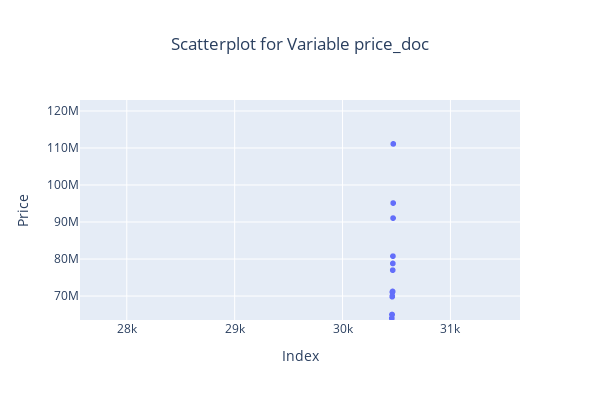

The cell this chart's notebook holds for it:
### Code cell
# Scatterplot for price_doc
fig = px.scatter(df, x=list(range(df_train.shape[0])), y=np.sort(df_train['price_doc'].values), title='Scatterplot for Variable price_doc', width=600, height=400)
fig.update_layout(title_x=0.5,
                  xaxis_title="Index",
                  yaxis_title="Price"
                 )
fig.show()

### Figure 1 — Plotly figure (JSON) as saved in the notebook; plotly's stock layout.template omitted (floating-point values rounded to 4 significant figures; data arrays with more than 128 entries replaced by an {"elided": "..."} marker saying what was removed)
{"data": [{"hovertemplate": "x=%{x}<br>y=%{y}<extra></extra>", "legendgroup": "", "marker": {"color": "#636efa", "symbol": "circle"}, "mode": "markers", "name": "", "showlegend": false, "type": "scattergl", "x": {"elided": "30471 int values"}, "xaxis": "x", "y": {"elided": "30471 int values"}, "yaxis": "y"}], "layout": {"dragmode": "pan", "height": 400, "legend": {"tracegroupgap": 0}, "title": {"text": "Scatterplot for Variable price_doc", "x": 0.5}, "width": 600, "xaxis": {"anchor": "y", "autorange": false, "domain": [0, 1], "range": [27570.0, 31640.0], "showspikes": false, "title": {"text": "Index"}, "type": "linear"}, "yaxis": {"anchor": "x", "autorange": false, "domain": [0, 1], "range": [63530000.0, 123000000.0], "showspikes": false, "title": {"text": "Price"}, "type": "linear"}}}
